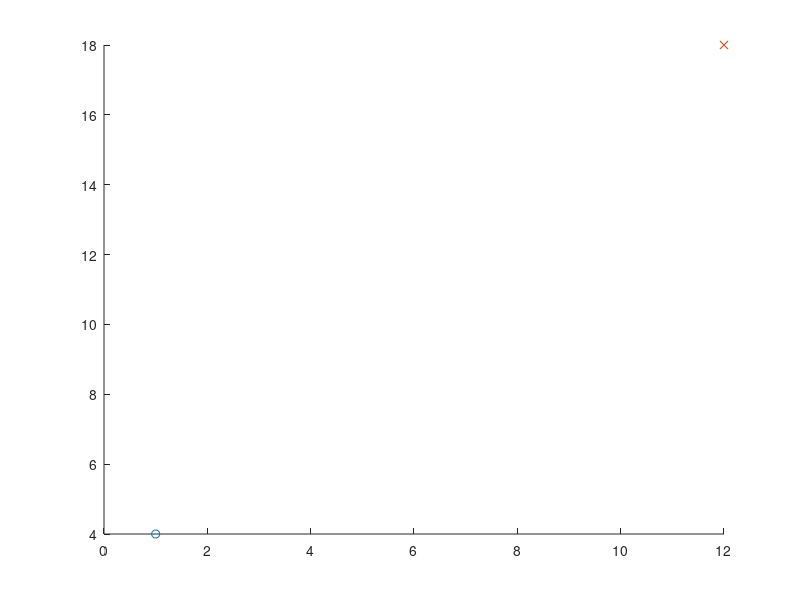

Source code (MATLAB): (Note: this script raises an error after producing the figure.)
function [] = astar()
% Written by Bryce Hill
% 
% Purpose: _ 2-D space to search 
% 
% Inputs:
% 
% Outputs:
%   * path

close all

%% Define start and finish
sizex = 20;
sizey = 20;
goalx = 12;% 12
goaly = 18;% 6
startx = 1;
starty = 4;
term = 5;   % termination radius limit
margin = 1; % distance allowed between vehicle and obstacles

hold on
plot(startx,starty,'o')
plot(goalx,goaly,'x')
%% Define operating space and generate obstacles
Space(sizex, sizey, startx, starty, goalx, goaly, margin);
load('space.mat')   % Load vectors which define space and obstacles

%% Declare Closed and Open sets
closed = [];   % Closed is the set of nodes already evaluated
% open = node;   % Open is the set of nodes to be evaluated
length = numel(x);
openx = x;    % Set openx = single column array of x points
openy = y;    % Set openy = single column array of y points

%% Move to first node
buffer = [];
for i =1:1:length
    buffer(i) = distance(startx, starty, openx(i), openy(i));
end
[dum, index] = min(buffer);
cameFrom(1,1) = openx(index);
cameFrom(1,2) = openy(index);
% plot(openx(index),openy(index),'o') 
xNode = openx(index); 
yNode = openy(index);       % semantics
closed = index;
lastx = [startx xNode];
lasty = [starty yNode];

step = 1;                   % Set up step tracking variable
noPath = 1;                 % Set flag for completeing a path
index;
cameFrom;
% Enter loop 
while((xNode ~= goalx || yNode ~= goaly) && noPath == 1) 
    [xNode, yNode, cameFrom, closed, index, step, noPath] = successor(xNode, yNode, openx, openy, cameFrom, length, neighbor, index, closed, goalx, goaly, step,term);
    cameFrom;
end
cameFrom(step,1) = goalx;
cameFrom(step,2) = goaly;
hold on
plot(cameFrom(:,1),cameFrom(:,2),'--r')
plot(lastx, lasty, '--r')
end

